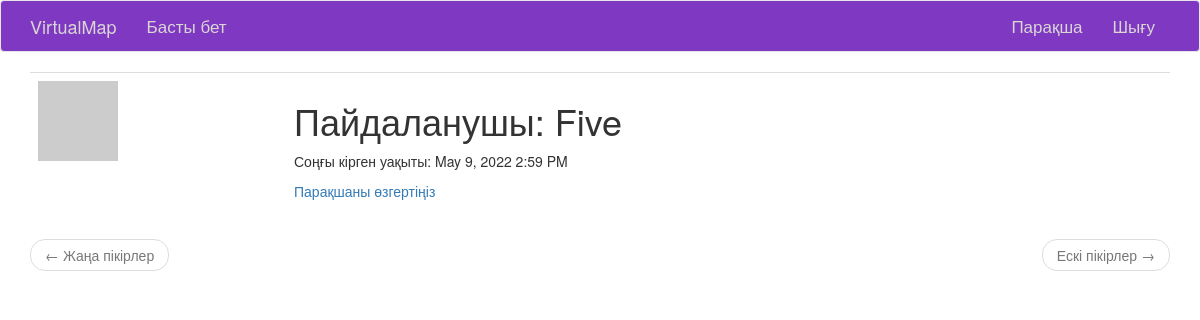
The app's page /user/Five (signed in), older data.
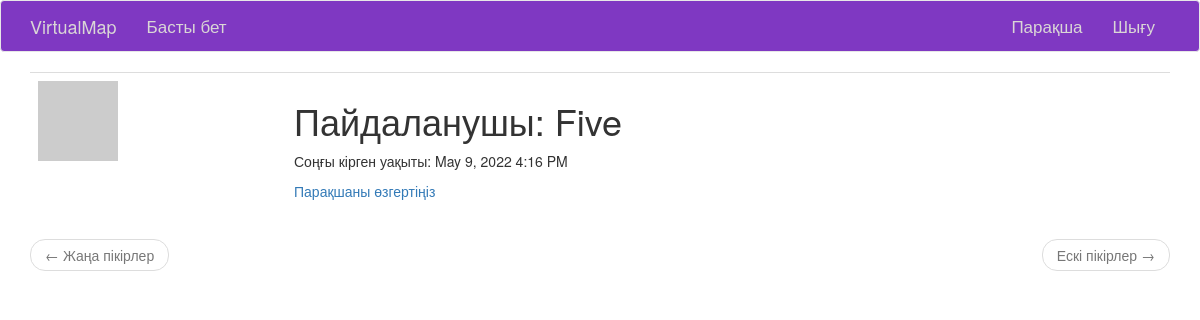
The same page, newer data.
### app/models.py (models this page shows, shortened)
class User(UserMixin, db.Model):
    id = db.Column(db.Integer, primary_key=True)
    username = db.Column(db.String(64), index=True, unique=True)
    email = db.Column(db.String(120), index=True, unique=True)
    password_hash = db.Column(db.String(128))
    posts = db.relationship('Post', backref='author', lazy='dynamic')
    about_me = db.Column(db.String(140))
    last_seen = db.Column(db.DateTime, default=datetime.utcnow)
    def avatar(self, size):
        digest = md5(self.email.lower().encode('utf-8')).hexdigest()
        return 'https://www.gravatar.com/avatar/{}?d=identicon&s={}'.format(
            digest, size)

### app/main/routes.py (the view)
@blueprint.route('/user/<username>')
@login_required
def user(username):
    user = db.session.query(User).filter(User.username == username).first_or_404()
    page = request.args.get('page', 1, type=int)
    posts = user.posts.order_by(Post.timestamp.desc()).paginate(
        page, current_app.config['POSTS_PER_PAGE'], False)
    next_url = url_for('main.user', username=user.username, page=posts.next_num) \
        if posts.has_next else None
    prev_url = url_for('main.user', username=user.username, page=posts.prev_num) \
        if posts.has_prev else None
    params = {
        "user": user,
        "posts": posts.items,
        'next_url': next_url,
        'prev_url': prev_url
    }
    return render_template('main/user.html', **params)

### app/main/routes.py (called while the page is built)
@blueprint.before_request
def before_request():
    if current_user.is_authenticated:
        current_user.last_seen = datetime.utcnow()
        db.session.commit()
    g.locale = str(get_locale())

### app/models.py (called while the page is built)
@login.user_loader
def load_user(id):
    return User.query.get(int(id))

### app/main/templates/main/user.html (shortened to what this page needs)
{% extends "base.html" %}
{% block app_content %}
    <table class="table table-hover">
        <tr>
            <td width="256px"><img src="{{ user.avatar(256) }}"></td>
            <td>
                <h1>{{ _('Пайдаланушы') }}: {{ user.username }}</h1>
                {% if user.last_seen %}
                <p>{{ _('Соңғы кірген уақыты') }}: {{ moment(user.last_seen).format('LLL') }}</p>
                {% endif %}
                {% if user == current_user %}
                <p><a href="{{ url_for('main.edit_profile') }}">{{ _('Парақшаны өзгертіңіз') }}</a></p>
                {% endif %}
            </td>
        </tr>
    </table>
    {% include 'main/_post_navigation.html' %}
{% endblock %}

### app/templates/base.html (shortened to what this page needs)
{% extends 'bootstrap/base.html' %}
{% block navbar %}
    <nav class="navbar navbar-default">
        <div class="container">
            <div class="navbar-header">
                <a class="navbar-brand" href="{{ url_for('main.index') }}">VirtualMap</a>
            </div>
            <div class="collapse navbar-collapse" id="bs-example-navbar-collapse-1">
                <ul class="nav navbar-nav">
                    <li><a href="{{ url_for('main.index') }}" class="header_elem">{{ _('Басты бет') }}</a></li>
                </ul>
                <ul class="nav navbar-nav navbar-right">
                    {% if current_user.is_anonymous %}
                    <li><a href="{{ url_for('auth.login') }}" class="header_elem">{{ _('Кіру') }}</a></li>
                    {% else %}
                    <li><a href="{{ url_for('main.user', username=current_user.username) }}" class="header_elem">{{ _('Парақша') }}</a></li>
                    <li><a href="{{ url_for('auth.logout') }}" class="header_elem">{{ _('Шығу') }}</a></li>
                    {% endif %}
                </ul>
            </div>
        </div>
    </nav>
{% endblock %}
{% block content %}
    <div class="container">
        {% block app_content %}{% endblock %}
    </div>
{% endblock %}
{% block styles %}
	{{super()}}
	<link rel="stylesheet" href="{{url_for('static', filename='css/style.css')}}">
{% endblock %}

### app/main/templates/main/_post_navigation.html
<nav aria-label="...">
    <ul class="pager">
        <li class="previous{% if not prev_url %} disabled{% endif %}">
            <a href="{{ prev_url or '#' }}">
                <span aria-hidden="true">&larr;</span> {{ _('Жаңа пікірлер') }}
            </a>
        </li>
        <li class="next{% if not next_url %} disabled{% endif %}">
            <a href="{{ next_url or '#' }}">
                {{ _('Ескі пікірлер') }} <span aria-hidden="true">&rarr;</span>
            </a>
        </li>
    </ul>
</nav>

### app/static/css/style.css (style rules this page uses)
.navbar { background-color: rgb(127, 56, 194); }
.navbar-default .navbar-nav>li>a { font-size: 17px; transition-duration: 1s; color: rgb(218, 214, 214); }
.navbar-default .navbar-brand { color: rgb(218, 214, 214); transition-duration: 1s; }

Row changes from the older to the newer data that the page shows:
changed User "Five": last_seen "May 9, 2022 2:59 PM" → "May 9, 2022 4:16 PM"
